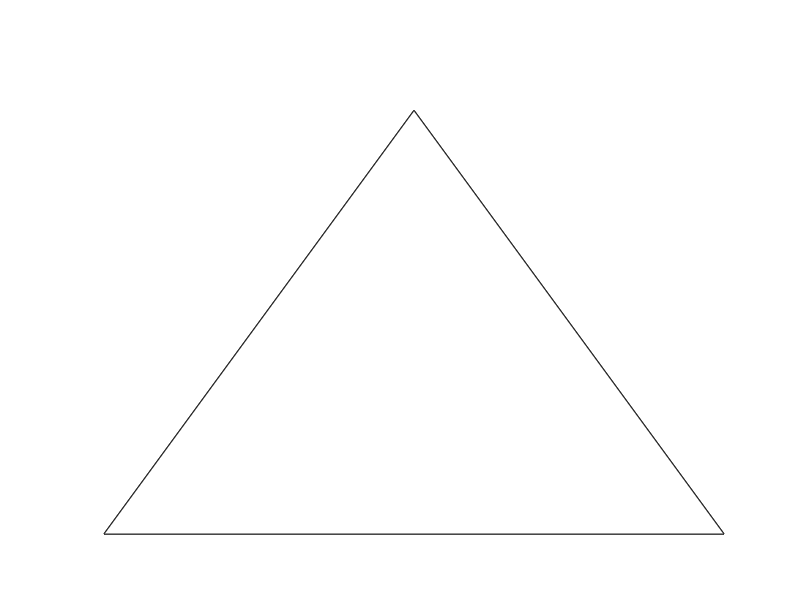

Here is the MATLAB script that generated this plot: (Note: this script raises an error after producing the figure.)
% TERNAXES create ternary axis
%   HOLD_STATE = TERNAXES(MAJORS) creates a ternary axis system using the system
%   defaults and with MAJORS major tickmarks.

% Author: Carl Sandrock 20050211

% To Do

% Modifications
% 20160405 (SA) Added lines to change the order/direction of axes (i.e.
%               clockwise or counter-clockwise) cooresponding to user-specified 
%               option on terncoords

% Modifiers
% (CS) Carl Sandrock
% (SA) Shahab Afshari

function [hold_state, cax, next] = ternaxes(majors)
if nargin < 1
    majors = 10;
end

% TODO: Handle these as options
%direction = 'clockwise';
direction = 'counter-clockwise';
percentage = false;

%TODO: Get a better way of offsetting the labels
xoffset = 0.25;
yoffset = 0.01;

% get hold state
cax = newplot;
next = lower(get(cax,'NextPlot'));
hold_state = ishold;

% get x-axis text color so grid is in same color
tc = get(cax,'xcolor');
ls = get(cax,'gridlinestyle');

% Hold on to current Text defaults, reset them to the
% Axes' font attributes so tick marks use them.
fAngle  = get(cax, 'DefaultTextFontAngle');
fName   = get(cax, 'DefaultTextFontName');
fSize   = get(cax, 'DefaultTextFontSize');
fWeight = get(cax, 'DefaultTextFontWeight');
fUnits  = get(cax, 'DefaultTextUnits');

set(cax, 'DefaultTextFontAngle',  get(cax, 'FontAngle'), ...
         'DefaultTextFontName',   get(cax, 'FontName'), ...
         'DefaultTextFontSize',   get(cax, 'FontSize'), ...
         'DefaultTextFontWeight', get(cax, 'FontWeight'), ...
         'DefaultTextUnits','data')

% only do grids if hold is off
if ~hold_state
	%plot axis lines
	hold on;
	plot ([0 1 0.5 0],[0 0 sin(1/3*pi) 0], 'color', tc, 'linewidth',1,...
                   'handlevisibility','off');
	set(gca, 'visible', 'off');

    % plot background if necessary
    if ~ischar(get(cax,'color'))
       patch('xdata', [0 1 0.5 0], 'ydata', [0 0 sin(1/3*pi) 0], ...
             'edgecolor',tc,'facecolor',get(gca,'color'),...
             'handlevisibility','off');
    end

	% Generate labels
    majorticks = linspace(0, 1, majors + 1); 
    majorticks = majorticks(1:end-1);

    if percentage
        multiplier = 100;
    else
        multiplier = 1;
    end
    
    if ~strcmp(direction, 'clockwise')
        labels = num2str(majorticks'*multiplier);
    else
        labels = num2str(majorticks(end:-1:1)'*multiplier);
    end
    
    zerocomp = zeros(size(majorticks)); % represents zero composition
    
	% Plot right labels (no c - only b a)
    [lxc, lyc] = terncoords(1-majorticks, majorticks, zerocomp);
	text(lxc+0.05, lyc-0.025, [repmat('  ', length(labels), 1) labels]);
    
	% Plot bottom labels (no b - only a c)
    [lxb, lyb] = terncoords(majorticks, zerocomp, 1-majorticks); % fB = 1-fA
	text(lxb-0.115, lyb-0.065, labels, 'VerticalAlignment', 'Top');
	
	% Plot left labels (no a, only c b)
	[lxa, lya] = terncoords(zerocomp, 1-majorticks, majorticks);
	text(lxa-0.035, lya+0.09, labels);
	
	nlabels = length(labels)-1;
	for i = 1:nlabels
        plot([lxa(i+1) lxb(nlabels - i + 2)], [lya(i+1) lyb(nlabels - i + 2)], ls, 'color', tc, 'linewidth',0.25,...
           'handlevisibility','off');
        plot([lxb(i+1) lxc(nlabels - i + 2)], [lyb(i+1) lyc(nlabels - i + 2)], ls, 'color', tc, 'linewidth',0.25,...
           'handlevisibility','off');
        plot([lxc(i+1) lxa(nlabels - i + 2)], [lyc(i+1) lya(nlabels - i + 2)], ls, 'color', tc, 'linewidth',0.25,...
           'handlevisibility','off');
	end;
end;

% Reset defaults
set(cax, 'DefaultTextFontAngle', fAngle , ...
    'DefaultTextFontName',   fName , ...
    'DefaultTextFontSize',   fSize, ...
    'DefaultTextFontWeight', fWeight, ...
    'DefaultTextUnits', fUnits );
